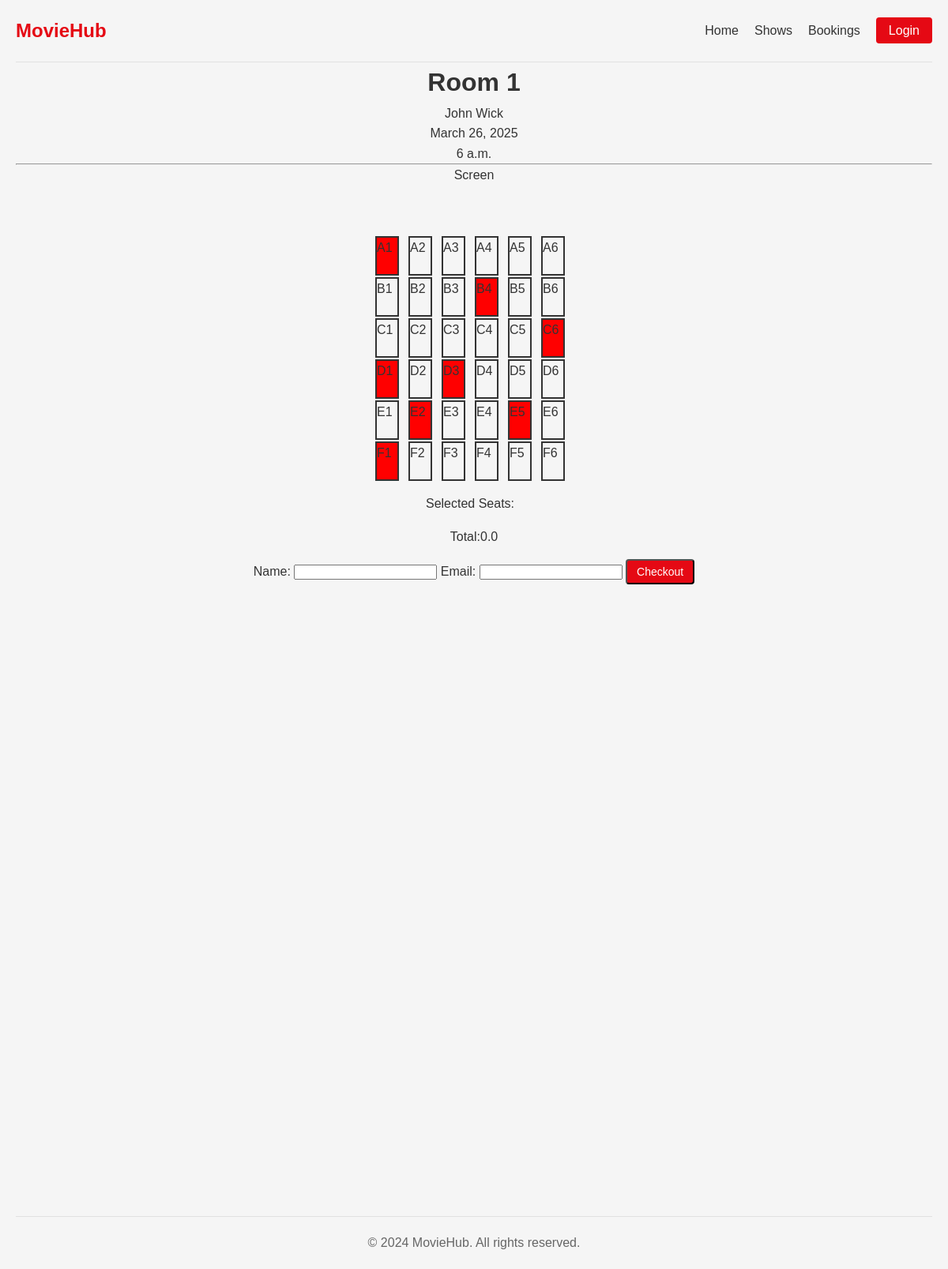
Screenshot of /booking/2/John Wick with the database file from the repository.
### movies/models.py (models this page shows, shortened)
class Show(models.Model):
    movie=models.ForeignKey(Movie,related_name='show_times',on_delete=models.CASCADE)
    start_date = models.DateField(verbose_name="Start Date",null=True)
    price = models.PositiveIntegerField(verbose_name="Ticket Price")
    room=models.ForeignKey(
        Room,
        related_name='running_shows',
        on_delete=models.CASCADE,
        blank=True,
        null=True
    )
    showtime = models.TimeField(verbose_name="Showtime",auto_now=False, auto_now_add=False,blank=True, null=True)
    class Meta:
        indexes=[models.Index(fields=['-showtime'])]
        ordering=["-start_date"]

class Room(models.Model):
     name=models.CharField(max_length=50)
     seats_row= models.PositiveIntegerField(blank=True)
     num_seats = models.PositiveIntegerField(blank=True)

class Movie(models.Model):
    class RatingChoices(models.TextChoices):
     G = "G", "G"
     PG = "PG", "PG"
     PG_13 = "PG-13", "PG-13"
     R = "R", "R"
     A = "A", "A"
    title=models.CharField(max_length=200)
    genre=TaggableManager()
    description=models.TextField(max_length=500,blank=True)
    posterimage=models.ImageField(
        upload_to="poster/%Y/%m/%d",
        blank=True
    )
    languages=models.JSONField(default=list,blank=True)
    duration=models.TextField(max_length=40, blank=True)
    created=models.DateTimeField(auto_now_add=True,blank=True)
    Rating=models.TextField(
        max_length=6,
        choices=RatingChoices.choices,
        blank=True
    )
    class Meta:
        indexes=[models.Index(fields=['-created'])]
        ordering=['-created']
    def __str__(self):
        return self.title

class Seat(models.Model):
 show=models.ForeignKey(
     Show,
     related_name='seat_num',
     on_delete=models.CASCADE
 )
 seat_num = models.CharField(max_length=25)
 booked=models.BooleanField(default=False)

### bookings/views.py (the view, shortened to what this page needs)
# urls.py: path('<int:id>/<str:movie>',views.book_show,name='book_show'),
@csrf_exempt
def book_show(request, id, movie):
    seats = get_list_or_404(
        Seat,
        show=id
    )
    show = get_object_or_404(
        Show,
        id=id
    )
    form=BookingForm()
    if request.user.is_authenticated:
        user = request.user
        initial_data = {'email': user.email, 'name': user.username}
        form=BookingForm(initial_data)
    return render(request, 'booking/Booking.html', {
        'seats': seats,
        'show': show,
        'form':form
    })

### bookings/forms.py
class BookingForm(forms.ModelForm):
    class Meta:
        model = Booking
        fields = ['name', 'email']  # Only name and email are included

### tickets/context_processors.py (called while the page is built)
def ticket(request):
    return {'ticket':Ticket(request)}

### tickets/ticket.py (called while the page is built)
    def total(self):
        total_price = Decimal('0.0')
        for show_id, show_data in self.ticket.items():
            ticket_count = len(show_data['tickets'])
            price = Decimal(str(show_data['price']))
            total_price += price * ticket_count
        return float(total_price)

### bookings/templates/booking/Booking.html (shortened to what this page needs)
{% extends "base.html" %}
{% block content %}
<div class="BookingPage">
    <div class="booking-header">
        <h1 align="center">{{show.room.name}}</h1>
        <div align="center">{{show.movie}}</div>
        <div align="center">{{show.start_date}}</div>
        <div align="center">{{show.showtime}}</div>
        <hr/>
        <div align="center">Screen</div>
    </div>
    <section >
 <div id="SeatContainer">
  {% for seat in seats  %}
  <div class="child" data-booked={{seat.booked}} data-number={{seat.seat_num}}>
    {{seat.seat_num}}
  </div>
  {% endfor %}
</div>
<div id="selectedseats">
    Selected Seats:
</div>
<div id="Total" >
    Total:{{ticket.total}}
</div>
<form action={% url 'checkout'%} method="POST">
    {{form}}
    <button id="checkout" class="book-btn" >Checkout</button>
    </form>
</section>
</div>
{% endblock  %}

### movies/static/css/base.css (style rules this page uses)
* { margin: 0; padding: 0; box-sizing: border-box; }
body { font-family: Arial, sans-serif; line-height: 1.6; color: #333; background-color: #f5f5f5; }
.book-btn { display: block; text-align: center; background-color: #e50914; color: white; padding: 10px; border-radius: 4px; text-decoration: none; transition: background-color 0.3s; }
.book-btn { display: inline-block; background-color: #e50914; color: white; padding: 6px 12px; border-radius: 4px; text-decoration: none; font-size: 14px; transition: background-color 0.3s; }
.BookingPage { display: flex; justify-content: center; margin-bottom: 800px; flex-direction: column; }
#SeatContainer { display: grid; grid-template-columns: repeat(6,40px) ; height: max-content; gap:2px; overflow: hidden; }
.child { width: 30px; height:50px; border: 2px solid; }
.selectedSeat { background-color: red; }
#selectedseats { display: grid; grid-template-columns: repeat(6,auto); gap: 2px; overflow: hidden; }
.BookingPage>section { display: flex; justify-content: center; align-items: center; margin-top: 4rem; gap:1em; flex-direction: column; }

### rows the page displays
Show: room.name "Room 1", movie "John Wick", start_date "March 26, 2025", showtime "6 a.m."
Seat: seat_num "A1"
Seat: seat_num "A2"
Seat: seat_num "A3"
Seat: seat_num "A4"
Seat: seat_num "A5"
Seat: seat_num "A6"
Seat: seat_num "B1"
Seat: seat_num "B2"
Seat: seat_num "B3"
Seat: seat_num "B4"
Seat: seat_num "B5"
Seat: seat_num "B6"
Seat: seat_num "C1"
Seat: seat_num "C2"
Seat: seat_num "C3"
Seat: seat_num "C4"
Seat: seat_num "C5"
Seat: seat_num "C6"
Seat: seat_num "D1"
Seat: seat_num "D2"
Seat: seat_num "D3"
Seat: seat_num "D4"
Seat: seat_num "D5"
Seat: seat_num "D6"
Seat: seat_num "E1"
Seat: seat_num "E2"
Seat: seat_num "E3"
Seat: seat_num "E4"
Seat: seat_num "E5"
Seat: seat_num "E6"
Seat: seat_num "F1"
Seat: seat_num "F2"
Seat: seat_num "F3"
Seat: seat_num "F4"
Seat: seat_num "F5"
Seat: seat_num "F6"

### other values shown
{{ ticket.total }} "0.0"
